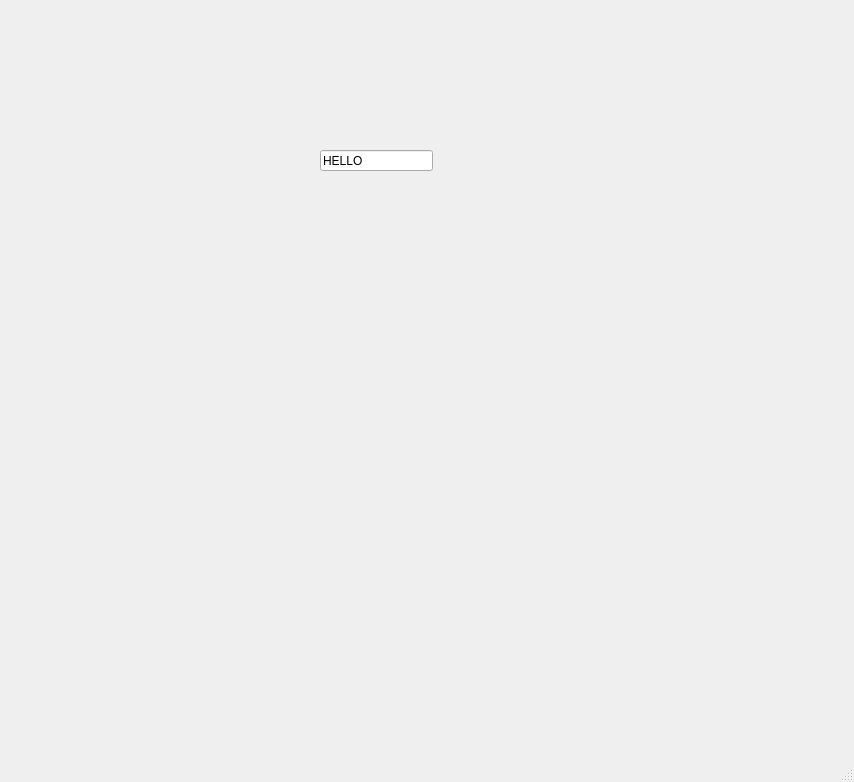
<?xml version="1.0" encoding="UTF-8"?>
<ui version="4.0">
 <class>MainWindow</class>
 <widget class="QMainWindow" name="MainWindow">
  <property name="geometry">
   <rect>
    <x>0</x>
    <y>0</y>
    <width>854</width>
    <height>782</height>
   </rect>
  </property>
  <property name="windowTitle">
   <string>MainWindow</string>
  </property>
  <widget class="QWidget" name="centralwidget">
   <widget class="QLineEdit" name="lineEdit">
    <property name="geometry">
     <rect>
      <x>320</x>
      <y>150</y>
      <width>113</width>
      <height>21</height>
     </rect>
    </property>
    <property name="text">
     <string>HELLO</string>
    </property>
   </widget>
  </widget>
  <widget class="QMenuBar" name="menubar">
   <property name="geometry">
    <rect>
     <x>0</x>
     <y>0</y>
     <width>854</width>
     <height>24</height>
    </rect>
   </property>
  </widget>
  <widget class="QStatusBar" name="statusbar"/>
 </widget>
 <resources/>
 <connections/>
</ui>
